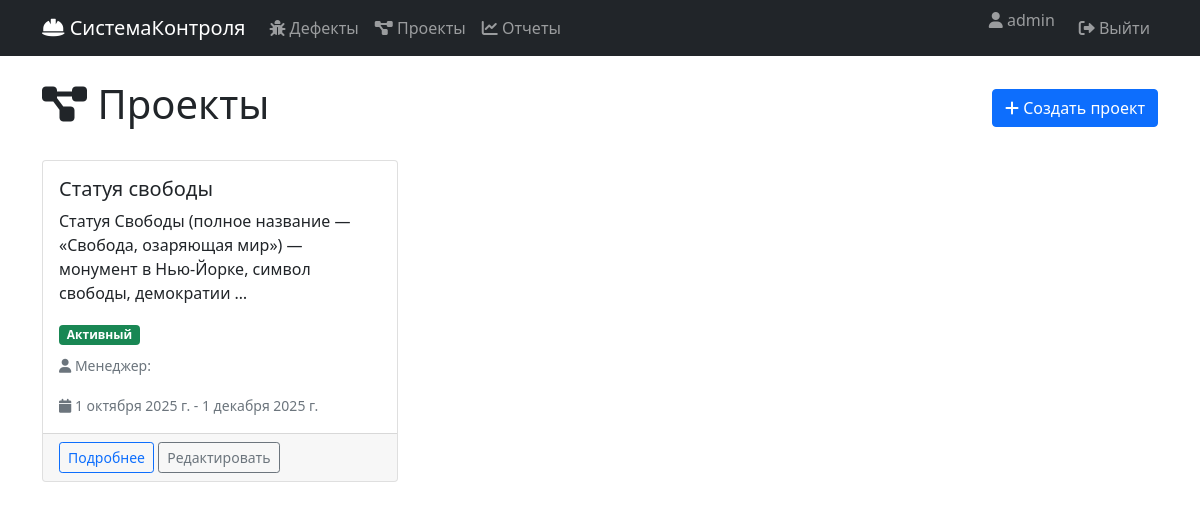
/projects/ (signed in), run on the app's committed database.
### users/models.py (models this page shows, shortened)
class CustomUser(AbstractUser):
    ROLE_CHOICES = (
        ('engineer', 'Инженер'),
        ('manager', 'Менеджер'),
        ('observer', 'Наблюдатель'),
        ('director', 'Руководитель'),
    )
    role = models.CharField(max_length=20, choices=ROLE_CHOICES, default='engineer')
    phone = models.CharField(max_length=20, blank=True)
    department = models.CharField(max_length=100, blank=True)

### projects/models.py (models this page shows, shortened)
class Project(models.Model):
    STATUS_CHOICES = (
        ('planning', 'Планирование'),
        ('active', 'Активный'),
        ('suspended', 'Приостановлен'),
        ('completed', 'Завершен'),
    )
    name = models.CharField(max_length=200, verbose_name='Название проекта')
    description = models.TextField(blank=True, verbose_name='Описание')
    manager = models.ForeignKey(settings.AUTH_USER_MODEL, on_delete=models.PROTECT,
                                related_name='managed_projects', verbose_name='Менеджер')
    start_date = models.DateField(verbose_name='Дата начала')
    end_date = models.DateField(verbose_name='Дата окончания')
    status = models.CharField(max_length=20, choices=STATUS_CHOICES, default='planning', verbose_name='Статус')
    created_at = models.DateTimeField(auto_now_add=True, verbose_name='Дата создания')
    updated_at = models.DateTimeField(auto_now=True, verbose_name='Дата обновления')
    class Meta:
        ordering = ['-created_at']
        verbose_name = 'Проект'
        verbose_name_plural = 'Проекты'

### projects/views.py (the view)
# urls.py: path('', views.project_list, name='project_list'),
@login_required
def project_list(request):
    projects = Project.objects.all()
    return render(request, 'projects/project_list.html', {
        'projects': projects
    })

### templates/projects/project_list.html (shortened to what this page needs)
{% extends 'base.html' %}
{% block content %}
<div class="d-flex justify-content-between align-items-center mb-4">
    <h1><i class="fas fa-project-diagram"></i> Проекты</h1>
    <a href="{% url 'project_create' %}" class="btn btn-primary">
        <i class="fas fa-plus"></i> Создать проект
    </a>
</div>
{% if projects %}
    <div class="row">
        {% for project in projects %}
        <div class="col-md-6 col-lg-4 mb-4">
            <div class="card h-100">
                <div class="card-body">
                    <h5 class="card-title">{{ project.name }}</h5>
                    <p class="card-text">{{ project.description|truncatewords:15|default:"Описание отсутствует" }}</p>
                    <div class="mb-2">
                        <span class="badge
                            {% if project.status == 'planning' %}bg-secondary
                            {% elif project.status == 'active' %}bg-success
                            {% elif project.status == 'suspended' %}bg-warning
                            {% elif project.status == 'completed' %}bg-primary
                            {% else %}bg-danger{% endif %}">
                            {{ project.get_status_display }}
                        </span>
                    </div>
                    <p class="card-text">
                        <small class="text-muted">
                            <i class="fas fa-user"></i> Менеджер: {{ project.manager.get_full_name }}
                        </small>
                    </p>
                    <p class="card-text">
                        <small class="text-muted">
                            <i class="fas fa-calendar"></i> {{ project.start_date }} - {{ project.end_date }}
                        </small>
                    </p>
                </div>
                <div class="card-footer">
                    <a href="#" class="btn btn-outline-primary btn-sm">Подробнее</a>
                    <a href="#" class="btn btn-outline-secondary btn-sm">Редактировать</a>
                </div>
            </div>
        </div>
        {% endfor %}
    </div>
{% else %}
    <div class="alert alert-info">
        <h4 class="alert-heading">Проекты не найдены</h4>
        <p class="mb-0">Создайте первый проект для начала работы.</p>
    </div>
{% endif %}
{% endblock %}

### templates/base.html (shortened to what this page needs)
<!DOCTYPE html>
<html lang="ru">
<head>
    <link href="https://cdn.jsdelivr.net/npm/bootstrap@5.1.3/dist/css/bootstrap.min.css" rel="stylesheet">
    <link href="https://cdnjs.cloudflare.com/ajax/libs/font-awesome/6.0.0/css/all.min.css" rel="stylesheet">
</head>
<body>
    <nav class="navbar navbar-expand-lg navbar-dark bg-dark">
        <div class="container">
            <a class="navbar-brand" href="{% url 'defect_list' %}">
                <i class="fas fa-hard-hat"></i> СистемаКонтроля
            </a>
            <div class="collapse navbar-collapse" id="navbarNav">
                <ul class="navbar-nav me-auto">
                    <li class="nav-item">
                        <a class="nav-link" href="{% url 'defect_list' %}">
                            <i class="fas fa-bug"></i> Дефекты
                        </a>
                    </li>
                    <li class="nav-item">
                        <a class="nav-link" href="{% url 'project_list' %}">
                            <i class="fas fa-project-diagram"></i> Проекты
                        </a>
                    </li>
                    <li class="nav-item">
                        <a class="nav-link" href="{% url 'dashboard' %}">
                            <i class="fas fa-chart-line"></i> Отчеты
                        </a>
                    </li>
                </ul>
                <ul class="navbar-nav">
                    {% if user.is_authenticated %}
                        <li class="nav-item">
                            <span class="navbar-text me-3">
                                <i class="fas fa-user"></i> {{ user.username }}
                            </span>
                        </li>
                        <li class="nav-item">
                            <form method="post" action="{% url 'logout' %}" class="d-inline">
                                <button type="submit" class="btn btn-link nav-link" style="border: none; background: none;">
                                    <i class="fas fa-sign-out-alt"></i> Выйти
                                </button>
                            </form>
                        </li>
                    {% else %}
                        <li class="nav-item">
                            <a class="nav-link" href="{% url 'login' %}">
                                <i class="fas fa-sign-in-alt"></i> Войти
                            </a>
                        </li>
                    {% endif %}
                </ul>
            </div>
        </div>
    </nav>
    <div class="container mt-4">
        {% block content %}
        {% endblock %}
    </div>
</body>
</html>

### data on the page
CustomUser: username "admin"
Project: name "Статуя свободы", description "Статуя Свободы (полное название — «Свобода, озаряющая мир») — монумент в Нью-Йорке, символ свободы, демократии …", status "Активный", start_date "1 октября 2025 г.", end_date "1 декабря 2025 г."
